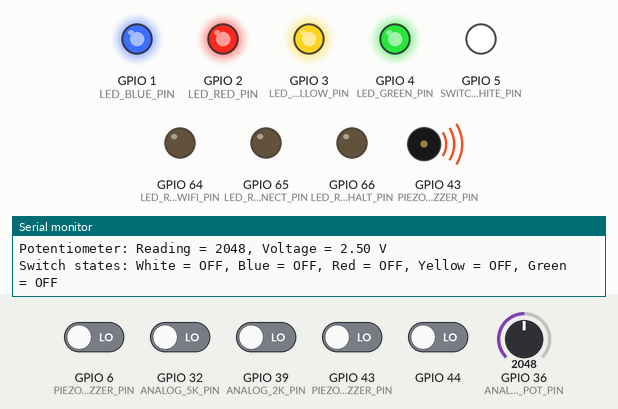
A sketch run on a simulated ESP32. Parts: output pins drawn as LEDs (lit = HIGH), buzzer (waves = sounding, pin HIGH), the last lines printed to the serial monitor. The test bench sets the inputs (shaded band); at power-on: GPIO 6 (PIEZO_BUZZER_PIN), GPIO 32 (ANALOG_5K_PIN), GPIO 39 (ANALOG_2K_PIN), GPIO 43 (PIEZO_BUZZER_PIN), GPIO 44 LOW, GPIO 36 (ANALOG_POT_PIN) = 2048 (analog values on the 0–4095 scale).

Above: at 13.1 s.
13.2 s: GPIO 6 (PIEZO_BUZZER_PIN) driven HIGH
At 14.2 s:
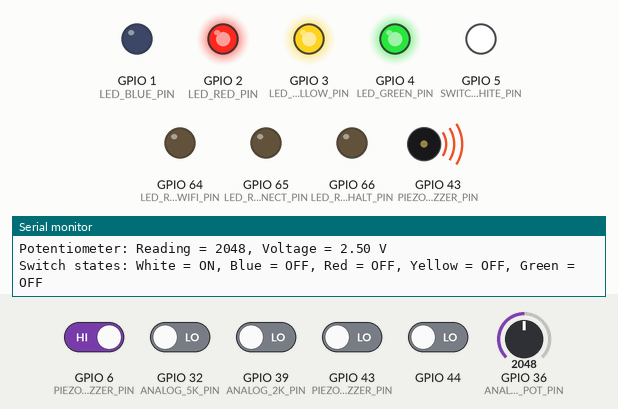
14.7 s: GPIO 32 (ANALOG_5K_PIN) driven HIGH
At 15.4 s:
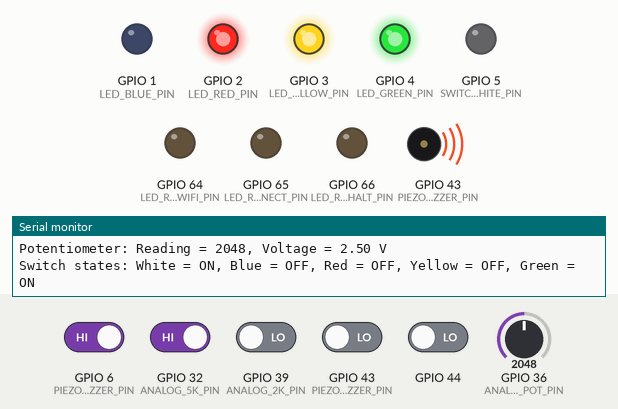
16.2 s: GPIO 39 (ANALOG_2K_PIN) driven HIGH
At 16.5 s:
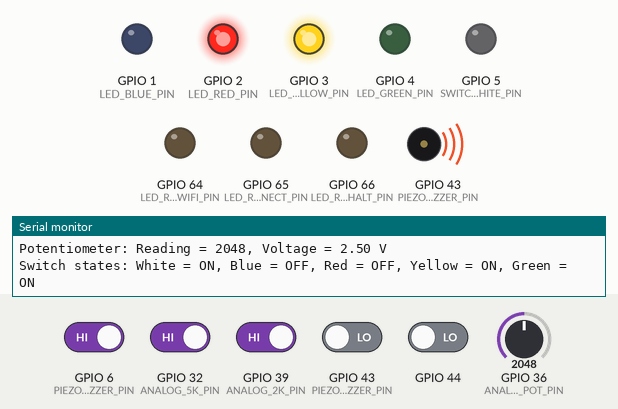
17.7 s: GPIO 43 (PIEZO_BUZZER_PIN) driven HIGH
At 18.1 s:
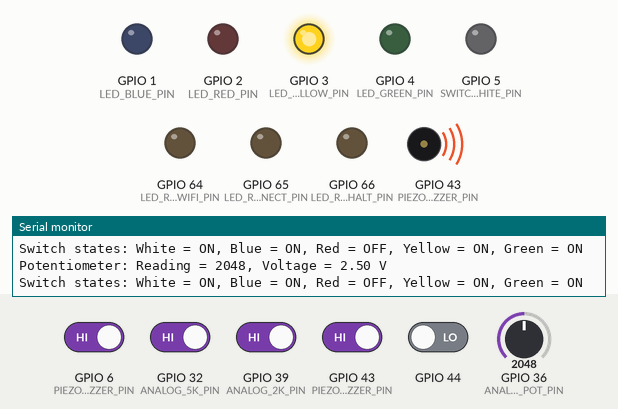
19.2 s: GPIO 44 driven HIGH
At 20.2 s:
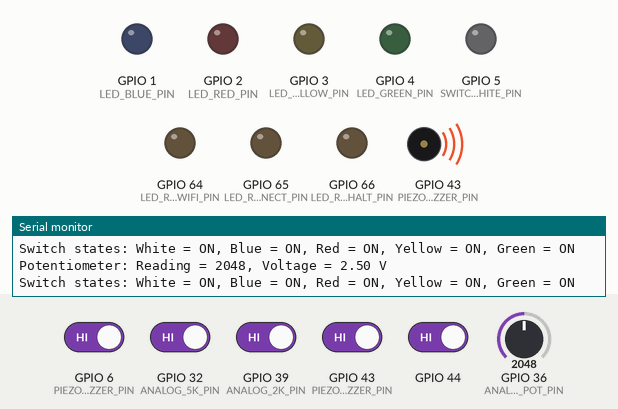
20.7 s: GPIO 6 (PIEZO_BUZZER_PIN) driven LOW
At 21.1 s:
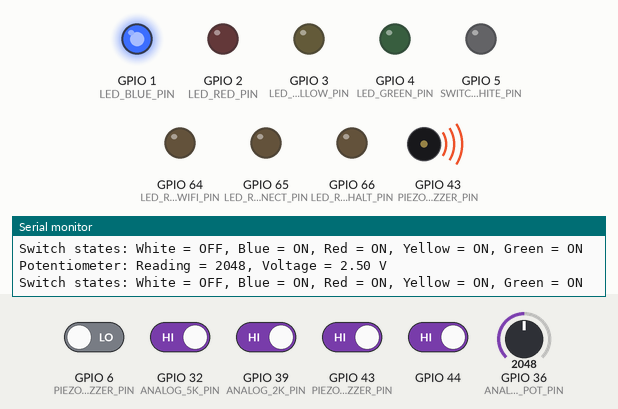
Timing chart, 0 to 23.2 s (numbered marks = the images above; inputs shaded):
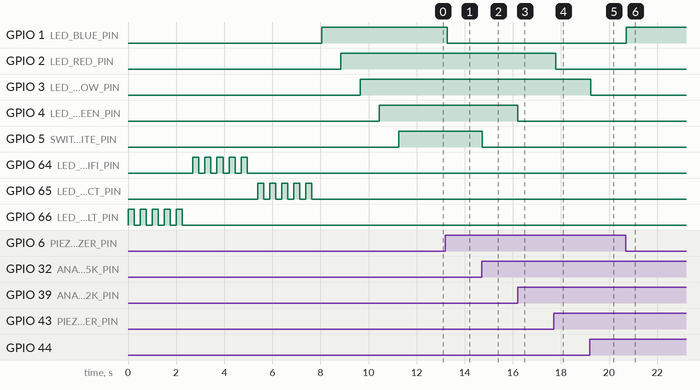

Measured:
- after the input at 13.2 s, GPIO 1 (LED_BLUE_PIN): HIGH → LOW after 0.07 s
- after the input at 14.7 s, GPIO 5 (SWITCH_WHITE_PIN): HIGH → LOW at once
- after the input at 16.2 s, GPIO 4 (LED_GREEN_PIN): HIGH → LOW at once
- after the input at 17.7 s, GPIO 2 (LED_RED_PIN): HIGH → LOW after 0.08 s
- after the input at 19.2 s, GPIO 3 (LED_YELLOW_PIN): HIGH → LOW after 0.05 s
- after the input at 20.7 s, GPIO 1 (LED_BLUE_PIN): LOW → HIGH at once

The sketch:

Five_LED_Blinker_Raspberry.ino
```cpp
/*
  Five LED Blinker

  Arduino Portenta C33
*/

#include  "RaspberryPi_to_Portenta_C33.h"
#include  "Five_LED_Blinker.h"

/*
  Halt everything - used for unrecoverable errors
*/
void halt (void) {
  Serial.println();
  Serial.println("Halting...");

  //  Infinite loop
  while (true) {
    delay(1);
  }
}

/*
  Blink an LED on the selected pin.
*/
void blink_led_c33 (uint8_t pin, uint8_t blink_rate_ms=DEFAULT_BLINK_RATE_MS, uint8_t nr_cycles=DEFAULT_NR_CYCLES) {
  uint8_t index;

  for (index=0; index < nr_cycles; index++) {
    //  Turn the LED ON
    digitalWrite(pin, LOW);
    delay(blink_rate_ms);

    //  Turn the LED OFF
    digitalWrite(pin, HIGH);
    delay(blink_rate_ms);
  }
}

/*
  Blink an LED on the selected pin.
*/
void blink_led_raspi (uint8_t pin, uint8_t blink_rate_ms=DEFAULT_BLINK_RATE_MS, uint8_t nr_cycles=DEFAULT_NR_CYCLES) {
  uint8_t index;

  for (index=0; index < nr_cycles; index++) {
    //  Turn the LED ON
    digitalWrite(pin, HIGH);
    delay(blink_rate_ms);

    //  Turn the LED OFF
    digitalWrite(pin, LOW);
    delay(blink_rate_ms);
  }
}

/*
  Return the state of the selected switch
*/
int8_t switch_state (uint8_t sw_nr) {
  int8_t result;

  if (sw_nr > 0 and sw_nr < NUMBER_OF_SWITCHES) {
    if (SWITCH_READINGS[sw_nr]) {
      result = 1;
    } else {
      result = 0;
    }
  } else {
    result = -1;
  }

  return result;
}

/*
  Set the LEDs according to the states of the switches.
*/
bool set_leds (uint8_t nr_of_switches=NUMBER_OF_SWITCHES, uint8_t nr_of_leds=NUMBER_OF_LEDS) {
  uint8_t index;
  bool result = true;

  if (nr_of_switches == nr_of_leds) {
    for (index=0; index < nr_of_switches; index++) {
      //Serial.print("index = ");
      //Serial.print(index);
      //Serial.print(", switch state = ");
      //Serial.println(SWITCH_READINGS[index]);

      if (SWITCH_READINGS[index]) {
        digitalWrite(LED_PINS[index], LOW);
      } else {
        digitalWrite(LED_PINS[index], HIGH);
      }
    }
  } else {
    result = false;
  }
}

String switch_text (uint8_t nr_of_switches=NUMBER_OF_SWITCHES) {
  uint8_t index;
  String html = "", state;

  for (index=0; index < nr_of_switches; index++) {
    if (SWITCH_READINGS[index]) {
      state = "ON";
    } else {
      state ="OFF";
    }

    html = html + SWITCH_NAMES[index] + " = " + state;

    if (index < nr_of_switches - 1) {
      html = html + ", ";
    }
  }

  return html;
}

void show_switches (uint8_t nr_of_switches=NUMBER_OF_SWITCHES) {
  uint8_t index;

  Serial.print("Switch states: ");

  for (index=0; index < nr_of_switches; index++) {
    Serial.print(SWITCH_NAMES[index]);
    Serial.print(" = ");

    if (SWITCH_READINGS[index]) {
      Serial.print("ON");
    } else {
      Serial.print("OFF");
    }

    if (index < nr_of_switches - 1) {
      Serial.print(", ");
    }
  }

  Serial.println();
}

void read_switches (uint8_t nr_of_switches=NUMBER_OF_SWITCHES) {
  uint8_t index;
  String html;

  for (index=0; index < nr_of_switches; index++) {
    SWITCH_READINGS[index] = digitalRead(SWITCH_PINS[index]);
  }
}

/*
  Read resistor voltages
*/
void read_resistors(uint8_t nr_of_resistors=NUMBER_OF_RESISTORS) {
  uint8_t index;

  Serial.print("Resistor readings: ");

  for (index=0; index < nr_of_resistors; index++) {
    RESISTOR_READINGS[index] = analogRead(RESISTOR_PINS[index]);
    RESISTOR_VOLTAGES[index] = (MAXIMUM_ANALOG_VOLTAGE / ANALOG_RESOLUTION) * RESISTOR_READINGS[index];

    Serial.print(RESISTOR_NAMES[index]);
    Serial.print(" = ");
    Serial.print(RESISTOR_VOLTAGES[index], 5);

    if (index < nr_of_resistors - 1) {
      Serial.print(", ");
    }

    delay(2);
  }

  Serial.println();

  Serial.print("Resistor voltages: ");

  for (index=0; index < nr_of_resistors; index++) {
    Serial.print(RESISTOR_NAMES[index]);
    Serial.print(" = ");
    Serial.print(RESISTOR_VOLTAGES[index], 5);
    Serial.print("V");

    if (index < nr_of_resistors - 1) {
      Serial.print(", ");
    }
  }

  Serial.println();
}

/*
  Initialize the digital LED outputs

  For the Portenta C33, LOW = Active (HIGH or ON state)
*/
void init_leds (uint8_t nr_of_leds=NUMBER_OF_LEDS, uint8_t blink_delay_ms=DEFAULT_BLINK_RATE_MS) {
  uint8_t index;

  //  Set the LED pins to OUTPUT
  for (index=0; index < nr_of_leds; index++) {
    //  Set the LED pins to OUTPUT
    pinMode(LED_PINS[index], OUTPUT);
    digitalWrite(LED_PINS[index], HIGH);

    //  Blink each of the LEDs
    blink_led_c33(LED_PINS[index]);

    delay(500);
  }

  Serial.println();
  Serial.print("There are ");
  Serial.print(nr_of_leds);
  Serial.println(" LEDs (Digital Output)");
}

/*
  Initialize the digital pins for the switches
*/
void init_switches(uint8_t nr_of_switches=NUMBER_OF_SWITCHES) {
  uint8_t index;

  for (index=0; index < nr_of_switches; index++) {
    //  Set the analog pin to INPUT
    pinMode(SWITCH_PINS[index], INPUT_PULLDOWN);
  }

  Serial.print("There are ");
  Serial.print(nr_of_switches);
  Serial.println(" switches (Digital Input)");
}

/*
  Initialize the analog pins for the resistors
*/
void init_resistors(uint8_t nr_of_resistors=NUMBER_OF_RESISTORS) {
  uint8_t index;

  for (index=0; index < nr_of_resistors; index++) {
    //  Set the analog pin to INPUT
    pinMode(RESISTOR_PINS[index], INPUT);
  }

  Serial.print("There are ");
  Serial.print(nr_of_resistors);
  Serial.println(" resistors (Analog Input)");
}

//  Setup for the sketch
void setup(void) {
  //  Initialize serial and wait for the port to open:
  Serial.begin(115200);

  while(!Serial) {
    delay(10);
  }

  //  Initialize the PIEZO Buzzer
  analogReadResolution(12);
  pinMode(PIEZO_BUZZER_PIN, OUTPUT);
  analogWrite(PIEZO_BUZZER_PIN, 40);

  //  Initialize the Raspberry Pi GPIO pins
  pinMode(LED_RASPI_HALT_PIN, OUTPUT);
  pinMode(LED_RASPI_CONNECT_PIN, OUTPUT);
  pinMode(LED_RASPI_WIFI_PIN, OUTPUT);

  digitalWrite(LED_RASPI_HALT_PIN, LOW);
  digitalWrite(LED_RASPI_WIFI_PIN, LOW);
  digitalWrite(LED_RASPI_CONNECT_PIN, LOW);

  blink_led_raspi(LED_RASPI_HALT_PIN, 250, 5);
  delay(200);
  blink_led_raspi(LED_RASPI_WIFI_PIN, 250, 5);
  delay(200);
  blink_led_raspi(LED_RASPI_CONNECT_PIN, 250, 5);

  init_leds();

  Serial.println();
  init_switches();

  Serial.println();
  init_resistors();
}

// the loop function runs over and over again forever
void loop (void) {
  float potentiomenter_voltage;
  String text;
  uint8_t index = 0, looper = 0;
  uint16_t potentiomenter_reading;

  while(true) {
    looper += 1;

    Serial.println();
    Serial.print("Loop #");
    Serial.println(looper);

    read_switches();
    show_switches();
    set_leds();

    //  Read the potentiomenter
    potentiomenter_reading = analogRead(ANALOG_POT_PIN);
    potentiomenter_voltage = (MAXIMUM_ANALOG_VOLTAGE / ANALOG_RESOLUTION) * potentiomenter_reading; // * 1000.0;

    //  Print the potentiomenter reading and voltage
    Serial.print("Potentiometer: Reading = ");
    Serial.print(potentiomenter_reading);
    Serial.print(", Voltage = ");

    if (potentiomenter_voltage < 1.0) {
      Serial.print(potentiomenter_voltage * 1000.0, 2);
      Serial.println(" mV");
    } else {
      Serial.print(potentiomenter_voltage, 2);
      Serial.println(" V");
    }

    show_switches();
    set_leds();
/*
    text = switch_text();

    Serial.print("Switch Text = '");
    Serial.print(text);
    Serial.println("'");
*/
    delay(DEFAULT_LOOP_DELAY_MS);
  }
}
```

Five_LED_Blinker.h
```cpp
/*
  Maximum voltage to be read from analog pins in volts
*/
#define MAXIMUM_ANALOG_VOLTAGE    5.0
#define ANALOG_RESOLUTION         4096.0

#define DEFAULT_BLINK_RATE_MS     150
#define DEFAULT_LOOP_DELAY_MS     100
#define DEFAULT_NR_CYCLES           1

#define PIEZO_BUZZER_PIN          D6          //  PWM

#define LED_RASPI_HALT_PIN        GPIO_21     //  Red - Unable to connect to WiFi
#define LED_RASPI_CONNECT_PIN     GPIO_20     //  Green - Connected to WiFi
#define LED_RASPI_WIFI_PIN        GPIO_19     //  Yellow - Lost WiFi connection

#define ANALOG_POT_PIN            A0
#define ANALOG_POT_NUMBER          0

/*
  Circuit Digital Pins: LEDs
*/
#define LED_WHITE_PIN             D0          //  Works
#define LED_BLUE_PIN              D1          //  Works
#define LED_RED_PIN               D2          //  Works
#define LED_YELLOW_PIN            D3          //  Works
#define LED_GREEN_PIN             D4          //  Works

/*
  Circuit Analog Pins: Resistors
*/
#define ANALOG_220_PIN            A0          //  Works   Raspberry Pi 07
#define ANALOG_330_PIN            A1          //  Works   Raspberry Pi 29
#define ANALOG_1K_PIN             A2          //  Works   Raspberry Pi 31
#define ANALOG_2K_PIN             A3          //  Works   Raspberry Pi 32
#define ANALOG_5K_PIN             A4          //  Works   Raspberry Pi 22
#define ANALOG_10K_PIN            A5          //  Works
#define ANALOG_100K_PIN           A6          //  Works
#define ANALOG_1M_PIN             A7          //  Works

/*
  Switches
*/
#define SWITCH_WHITE_PIN          D5          //  A0 Works Raspberry Pi 07 (White)
#define SWITCH_BLUE_PIN           D6          //  A1 Works Raspberry Pi 29 (Blue)
#define SWITCH_RED_PIN            D7          //  A2 Works Raspberry Pi 31 (Red)
#define SWITCH_YELLOW_PIN         A3          //  Works   Raspberry Pi 32 (Yellow)
#define SWITCH_GREEN_PIN          A4          //  Works   Raspberry Pi 22 (Green)

uint8_t LED_PINS[5] = { LED_WHITE_PIN, LED_BLUE_PIN, LED_RED_PIN, LED_YELLOW_PIN, LED_GREEN_PIN };
#define NUMBER_OF_LEDS (sizeof(LED_PINS) / sizeof(uint8_t))
String LED_NAMES[NUMBER_OF_LEDS] = { "White", "Blue", "Red", "Yellow", "Green" };

uint8_t SWITCH_PINS[5] = { SWITCH_WHITE_PIN, SWITCH_BLUE_PIN, SWITCH_RED_PIN, SWITCH_YELLOW_PIN, SWITCH_GREEN_PIN };
#define NUMBER_OF_SWITCHES (sizeof(SWITCH_PINS) / sizeof(uint8_t))
String SWITCH_NAMES[NUMBER_OF_SWITCHES] = { "White", "Blue", "Red", "Yellow", "Green" };
bool SWITCH_READINGS[NUMBER_OF_SWITCHES] = { false, false, false, false, false };

uint8_t RESISTOR_PINS[8] = { ANALOG_POT_PIN, ANALOG_330_PIN, ANALOG_1K_PIN, ANALOG_2K_PIN,
  ANALOG_5K_PIN, ANALOG_10K_PIN, ANALOG_100K_PIN, ANALOG_1M_PIN };

#define NUMBER_OF_RESISTORS ((sizeof(RESISTOR_PINS) / sizeof(uint8_t)))
int RESISTOR_READINGS[NUMBER_OF_RESISTORS];
String RESISTOR_NAMES[NUMBER_OF_RESISTORS] = { "220", "330", "1K", "2K", "5K", "10K", "100K", "1Meg" };
float RESISTOR_VOLTAGES[NUMBER_OF_RESISTORS];
```

RaspberryPi_to_Portenta_C33.h
```cpp
/*
  Raspberry Pi to Arduino Portenta C33 Pin Mapping

        Raspberry Pi          Portenta C33 / Raspberry Pi Aliases
*/
#define GPIO_02               29              //  Does NOT function as a GPIO
#define SDA1                  GPIO_02
#define SPI3_MOSI             GPIO_02

#define GPIO_03               40
#define SCL1                  GPIO_03
#define SPI3_SCLK             GPIO_03

#define GPIO_04                0              //  Does NOT function as a GPIO
#define SDA3                  GPIO_04
#define TX3                   GPIO_04

#define GPIO_05               93              //  Does NOT function as a GPIO
#define GPIO_06               33

#define GPIO_07               12              //  Does NOT function as a GPIO
#define SPI0_CS1              GPIO_07

#define GPIO_08                2              //  Does NOT function as a GPIO
#define SPI0_CS0              GPIO_08

#define GPIO_09               45              //  GPIO output works
#define SPI0_MISO             GPIO_09

#define GPIO_10               46
#define SPI0_MOSI             GPIO_10

#define GPIO_11               47              //  GPIO output works
#define SPI0_SCLK             GPIO_11

#define GPIO_12               92              //  Does NOT function as a GPIO
#define GPIO_13                4              //  Does NOT function as a GPIO

#define GPIO_16                5              //  GPIO output works
#define SPI1_CS0              GPIO_16

#define GPIO_17                2
#define SPI1_CS1              GPIO_17

#define GPIO_18               63              //  GPIO output works

#define GPIO_19               64              //  GPIO output works
#define SPI1_MISO             GPIO_19

#define GPIO_20               65              //  GPIO output works
#define SPI1_MOSI             GPIO_20

#define GPIO_21               66              //  GPIO output works
#define SPI1_SCLK             GPIO_21

#define GPIO_22               80              //  Does NOT function as a GPIO
#define SDA6                  GPIO_22

#define GPIO_23               78              //  Does NOT function as a GPIO
#define GPIO_24               79              //  Does NOT function as a GPIO
#define GPIO_25                1
#define GPIO_26                6              //  GPIO output works
#define GPIO_27               33              //  GPIO output works

#define SDA0                  11              //  I2C EEPROM
#define SCL0                  12              //  I2C EEPROM
#define TX0                   53              //  Does NOT function as a GPIO
#define RX0                   54              //  Does NOT function as a GPIO
```
